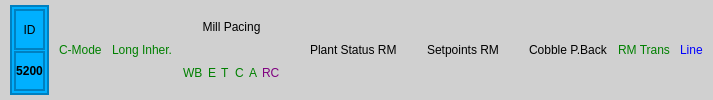
     <widget class="QFrame" name="idFrame">
      <property name="styleSheet">
       <string notr="true">background-color: #d0d0d0;</string>
      </property>
      <layout class="QHBoxLayout" name="idFrameLayout">
       <property name="spacing">
        <number>10</number>
       </property>
       <property name="leftMargin">
        <number>10</number>
       </property>
       <property name="topMargin">
        <number>5</number>
       </property>
       <property name="rightMargin">
        <number>10</number>
       </property>
       <property name="bottomMargin">
        <number>5</number>
       </property>
       <item>
        <widget class="QFrame" name="id5200Frame">
         <property name="fixedSize">
          <size>
           <width>70</width>
           <height>50</height>
          </size>
         </property>
         <property name="styleSheet">
          <string notr="true">background-color: #00b0ff; border: 2px solid #0080c0;</string>
         </property>
         <layout class="QVBoxLayout" name="id5200Layout">
          <property name="spacing">
           <number>1</number>
          </property>
          <property name="leftMargin">
           <number>2</number>
          </property>
          <property name="topMargin">
           <number>2</number>
          </property>
          <property name="rightMargin">
           <number>2</number>
          </property>
          <property name="bottomMargin">
           <number>2</number>
          </property>
          <item>
           <widget class="QLabel" name="idLabel">
            <property name="text">
             <string>ID</string>
            </property>
            <property name="alignment">
             <set>Qt::AlignCenter</set>
            </property>
           </widget>
          </item>
          <item>
           <widget class="QLabel" name="idValue">
            <property name="text">
             <string>5200</string>
            </property>
            <property name="alignment">
             <set>Qt::AlignCenter</set>
            </property>
            <property name="font">
             <font>
              <bold>true</bold>
             </font>
            </property>
           </widget>
          </item>
         </layout>
        </widget>
       </item>
       <item>
        <widget class="QLabel" name="cModeLabel">
         <property name="text">
          <string>C-Mode</string>
         </property>
         <property name="styleSheet">
          <string notr="true">color: #008000;</string>
         </property>
        </widget>
       </item>
       <item>
        <widget class="QLabel" name="longInherLabel">
         <property name="text">
          <string>Long Inher.</string>
         </property>
         <property name="styleSheet">
          <string notr="true">color: #008000;</string>
         </property>
        </widget>
       </item>
       <item>
        <widget class="QWidget" name="millPacingWidget">
         <layout class="QVBoxLayout" name="millPacingLayout">
          <property name="spacing">
           <number>2</number>
          </property>
          <property name="leftMargin">
           <number>0</number>
          </property>
          <property name="topMargin">
           <number>0</number>
          </property>
          <property name="rightMargin">
           <number>0</number>
          </property>
          <property name="bottomMargin">
           <number>0</number>
          </property>
          <item>
           <widget class="QLabel" name="millPacingTitle">
            <property name="text">
             <string>Mill Pacing</string>
            </property>
            <property name="alignment">
             <set>Qt::AlignCenter</set>
            </property>
           </widget>
          </item>
          <item>
           <widget class="QWidget" name="millPacingLabels">
            <layout class="QHBoxLayout" name="millPacingLabelsLayout">
             <property name="spacing">
              <number>5</number>
             </property>
             <property name="leftMargin">
              <number>0</number>
             </property>
             <property name="topMargin">
              <number>0</number>
             </property>
             <property name="rightMargin">
              <number>0</number>
             </property>
             <property name="bottomMargin">
              <number>0</number>
             </property>
             <item>
              <widget class="QLabel" name="wbLabel">
               <property name="text">
                <string>WB</string>
               </property>
               <property name="styleSheet">
                <string notr="true">color: #008000;</string>
               </property>
              </widget>
             </item>
             <item>
              <widget class="QLabel" name="eLabel">
               <property name="text">
                <string>E</string>
               </property>
               <property name="styleSheet">
                <string notr="true">color: #008000;</string>
               </property>
              </widget>
             </item>
             <item>
              <widget class="QLabel" name="tLabel">
               <property name="text">
                <string>T</string>
               </property>
               <property name="styleSheet">
                <string notr="true">color: #008000;</string>
               </property>
              </widget>
             </item>
             <item>
              <widget class="QLabel" name="cLabel">
               <property name="text">
                <string>C</string>
               </property>
               <property name="styleSheet">
                <string notr="true">color: #008000;</string>
               </property>
              </widget>
             </item>
             <item>
              <widget class="QLabel" name="aLabel">
               <property name="text">
                <string>A</string>
               </property>
               <property name="styleSheet">
                <string notr="true">color: #008000;</string>
               </property>
              </widget>
             </item>
             <item>
              <widget class="QLabel" name="rcLabel">
               <property name="text">
                <string>RC</string>
               </property>
               <property name="styleSheet">
                <string notr="true">color: #800080;</string>
               </property>
              </widget>
             </item>
            </layout>
           </widget>
          </item>
         </layout>
        </widget>
       </item>
       <item>
        <spacer name="idSpacer1">
         <property name="orientation">
          <enum>Qt::Horizontal</enum>
         </property>
         <property name="sizeHint" stdset="0">
          <size>
           <width>20</width>
           <height>20</height>
          </size>
         </property>
        </spacer>
       </item>
       <item>
        <widget class="QLabel" name="plantStatusCenterLabel">
         <property name="text">
          <string>Plant Status RM</string>
         </property>
        </widget>
       </item>
       <item>
        <spacer name="idSpacer2">
         <property name="orientation">
          <enum>Qt::Horizontal</enum>
         </property>
         <property name="sizeHint" stdset="0">
          <size>
           <width>20</width>
           <height>20</height>
          </size>
         </property>
        </spacer>
       </item>
       <item>
        <widget class="QLabel" name="setpointsCenterLabel">
         <property name="text">
          <string>Setpoints RM</string>
         </property>
        </widget>
       </item>
       <item>
        <spacer name="idSpacer3">
         <property name="orientation">
          <enum>Qt::Horizontal</enum>
         </property>
         <property name="sizeHint" stdset="0">
          <size>
           <width>20</width>
           <height>20</height>
          </size>
         </property>
        </spacer>
       </item>
       <item>
        <widget class="QLabel" name="cobbleLabel">
         <property name="text">
          <string>Cobble P.Back</string>
         </property>
        </widget>
       </item>
       <item>
        <widget class="QLabel" name="rmTransLabel">
         <property name="text">
          <string>RM Trans</string>
         </property>
         <property name="styleSheet">
          <string notr="true">color: #008000;</string>
         </property>
        </widget>
       </item>
       <item>
        <widget class="QLabel" name="lineLabel">
         <property name="text">
          <string>Line</string>
         </property>
         <property name="styleSheet">
          <string notr="true">color: #0000ff;</string>
         </property>
        </widget>
       </item>
      </layout>
     </widget>
